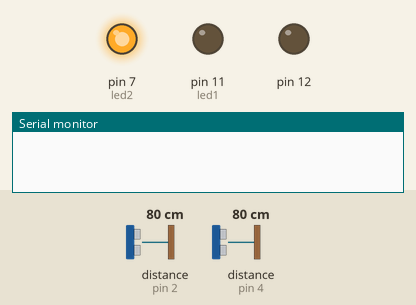
This sketch was run on a simulated Arduino Uno, built with avr-gcc and run on an emulated ATmega328P. Parts: output pins drawn as LEDs (lit = HIGH), the last lines printed to the serial monitor. Wiring (inferred from the names in the program): 2 × ultrasonic range finder: trigger pin 3, echo pin 2 / trigger pin 5, echo pin 4. The test bench sets the inputs (shaded band); at power-on: distance to the obstacle (sensors on pin 2, pin 4) 80 cm. The echo pulse lasts 58.3 µs per cm; pins used as bus, display or sensor lines are not drawn.

Above: at 1.2 s.
1.3 s: distance to the obstacle (sensor on pin 2) set to 64 cm
2.8 s: distance to the obstacle (sensor on pin 2) set to 54 cm
At 4.0 s:
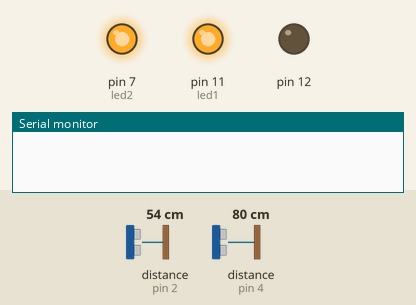
4.4 s: distance to the obstacle (sensor on pin 4) set to 98 cm
5.9 s: distance to the obstacle (sensor on pin 4) set to 104 cm
At 7.2 s:
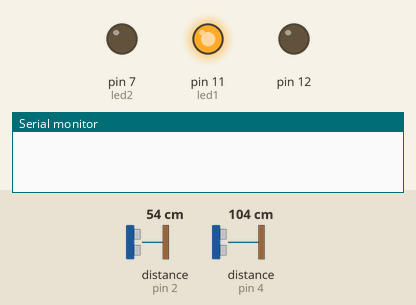
7.6 s: distance to the obstacle (sensor on pin 2) set to 120 cm
At 8.5 s:
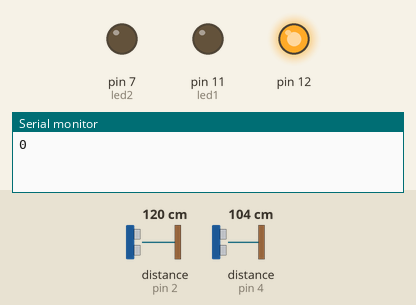
9.3 s: distance to the obstacle (sensor on pin 2) set to 60 cm
At 10.3 s:
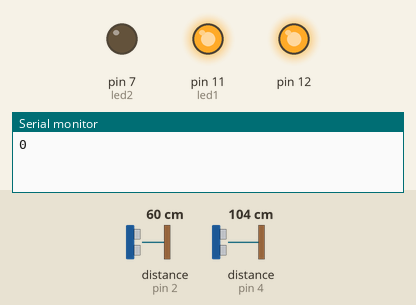
Timing chart, 0 to 12.1 s (numbered marks = the images above; inputs shaded):
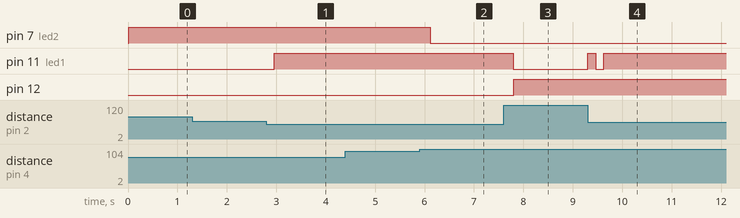

The sketch:

Light_ON_OFF.ino
```cpp
#define trigPin1 3
#define echoPin1 2
#define trigPin2 5
#define echoPin2 4

#define led1 11
#define led2 7

long duration1=0,distance1=0;
long duration2=0,distance2=0;
int count1=0;
void setup() {
  // put your setup code here, to run once:

Serial.begin(9600);
pinMode(trigPin1, OUTPUT);
pinMode(echoPin1, INPUT);
pinMode(trigPin2, OUTPUT);
pinMode(echoPin2, INPUT);
pinMode(led1, OUTPUT);
pinMode(led2, OUTPUT);
pinMode(12,OUTPUT);
}
int sensor1()
{
digitalWrite(trigPin1, LOW);
delayMicroseconds(100);
digitalWrite(trigPin1, HIGH);
delayMicroseconds(100);
digitalWrite(trigPin1, LOW);
duration1=pulseIn(echoPin1,HIGH);
distance1=(duration1/2)/29.1;

if(distance1<60)
digitalWrite(led1, HIGH);
else
digitalWrite(led1, LOW);
return(distance1);
}

int sensor2()
{
digitalWrite(trigPin1, LOW);
delayMicroseconds(100);
digitalWrite(trigPin2, HIGH);
delayMicroseconds(100);
digitalWrite(trigPin2, LOW);
duration2=pulseIn(echoPin2,HIGH);
distance2=(duration2/2)/29.1;

if(distance2<100)
digitalWrite(led2, HIGH);
else
digitalWrite(led2, LOW);
return(distance2);
}

void loop() {

//int temp=0;
sensor1();
sensor2();
if((distance1<60) && (distance2>100))
{
 do
 {
   delay(150);
   sensor1();
   sensor2();
    if((distance1>60) && (distance2>100))
    break;
 }
 while(!((distance1>60) && (distance2<100))); // True or false logic, T&F=T; F&T=T

 if((distance1>60) && (distance2<100))
 {
   do
   {
     delay(100);
     sensor1();
     sensor2();

   }
   while(!(distance1>60 && distance2>100));
   if(distance1>60 && distance2>100)
   {
     count1++;
     Serial.println(count1);
   }
 }
}
sensor1();
sensor2();


//------OUT-------
if((distance1>60) && (distance2<100))
{
 do
 {
   delay(200);
   sensor1();
   sensor2();
    //if((distance1>60) && (distance2>100))
    //break;
 }
 while(!((distance1<60) && (distance2<100))); // True or false logic, T&F=T; F&T=T

 if((distance1<60)&&(distance2<100))
 {
   do
   {
     delay(200);
     sensor1();
     sensor2();
     //if((distance1>60) && (distance2<100))
     //break;
   }
    while(!((distance1>60) && (distance2>100)));

    if(distance1>60 && distance2>100)
   {
     count1--;
     if(count1<0)
     count1=0;

     Serial.println(count1);
   }
 }
}
if(count1>=1)
digitalWrite(12,LOW);
else
digitalWrite(12,HIGH);

delay(10);
}
```

Measured:
- the behaviour switches between 60 and 59 cm on distance to the obstacle (sensor on pin 2) (found by bisection; images 0 and 1)
- the behaviour switches between 100 and 101 cm on distance to the obstacle (sensor on pin 4) (found by bisection; images 1 and 2)
- after the input at 1.3 s, every drawn part: stays the same
- after the input at 2.8 s, pin 11 (led1): LOW → HIGH after 0.16 s
- after the input at 4.4 s, every drawn part: stays the same
- after the input at 5.9 s, pin 7 (led2): HIGH → LOW after 0.22 s
- after the input at 7.6 s, pin 11 (led1): HIGH → LOW after 0.20 s; pin 12: LOW → HIGH after 0.20 s
- after the input at 9.3 s, pin 11 (led1): LOW → HIGH at once, → LOW 0.16 s later, → HIGH 0.16 s later
